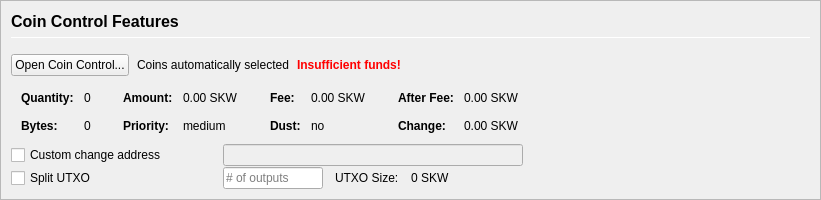
         <widget class="QFrame" name="frameCoinControl">
          <property name="sizePolicy">
           <sizepolicy hsizetype="Expanding" vsizetype="Expanding">
            <horstretch>0</horstretch>
            <verstretch>0</verstretch>
           </sizepolicy>
          </property>
          <property name="maximumSize">
           <size>
            <width>16777215</width>
            <height>16777215</height>
           </size>
          </property>
          <property name="frameShape">
           <enum>QFrame::StyledPanel</enum>
          </property>
          <property name="frameShadow">
           <enum>QFrame::Sunken</enum>
          </property>
          <layout class="QVBoxLayout" name="verticalLayoutCoinControl2">
           <property name="spacing">
            <number>0</number>
           </property>
           <property name="leftMargin">
            <number>0</number>
           </property>
           <property name="topMargin">
            <number>0</number>
           </property>
           <property name="rightMargin">
            <number>0</number>
           </property>
           <property name="bottomMargin">
            <number>0</number>
           </property>
           <item>
            <widget class="QFrame" name="frameCoinControl_BG">
             <layout class="QVBoxLayout" name="verticalLayoutCoinControl" stretch="0,0,0,0,0,0">
              <property name="spacing">
               <number>1</number>
              </property>
              <property name="leftMargin">
               <number>10</number>
              </property>
              <property name="topMargin">
               <number>10</number>
              </property>
              <item>
               <layout class="QHBoxLayout" name="horizontalLayoutCoinControl1">
                <property name="bottomMargin">
                 <number>15</number>
                </property>
                <item>
                 <layout class="QVBoxLayout" name="verticalLayout_3">
                  <property name="spacing">
                   <number>6</number>
                  </property>
                  <item>
                   <widget class="QLabel" name="labelCoinControlFeatures">
                    <property name="sizePolicy">
                     <sizepolicy hsizetype="Preferred" vsizetype="Maximum">
                      <horstretch>0</horstretch>
                      <verstretch>0</verstretch>
                     </sizepolicy>
                    </property>
                    <property name="minimumSize">
                     <size>
                      <width>0</width>
                      <height>20</height>
                     </size>
                    </property>
                    <property name="font">
                     <font>
                      <pointsize>12</pointsize>
                      <weight>75</weight>
                      <bold>true</bold>
                     </font>
                    </property>
                    <property name="styleSheet">
                     <string notr="true">font-weight:bold;</string>
                    </property>
                    <property name="text">
                     <string>Coin Control Features</string>
                    </property>
                   </widget>
                  </item>
                  <item>
                   <widget class="Line" name="line">
                    <property name="minimumSize">
                     <size>
                      <width>0</width>
                      <height>1</height>
                     </size>
                    </property>
                    <property name="maximumSize">
                     <size>
                      <width>16777215</width>
                      <height>1</height>
                     </size>
                    </property>
                    <property name="orientation">
                     <enum>Qt::Horizontal</enum>
                    </property>
                   </widget>
                  </item>
                 </layout>
                </item>
               </layout>
              </item>
              <item>
               <layout class="QHBoxLayout" name="horizontalLayoutCoinControl2" stretch="0,0,0,0">
                <property name="spacing">
                 <number>8</number>
                </property>
                <property name="bottomMargin">
                 <number>10</number>
                </property>
                <item>
                 <widget class="QPushButton" name="pushButtonCoinControl">
                  <property name="styleSheet">
                   <string notr="true"/>
                  </property>
                  <property name="text">
                   <string>Open Coin Control...</string>
                  </property>
                  <property name="autoDefault">
                   <bool>false</bool>
                  </property>
                 </widget>
                </item>
                <item>
                 <widget class="QLabel" name="labelCoinControlAutomaticallySelected">
                  <property name="text">
                   <string>Coins automatically selected</string>
                  </property>
                  <property name="margin">
                   <number>5</number>
                  </property>
                 </widget>
                </item>
                <item>
                 <widget class="QLabel" name="labelCoinControlInsuffFunds">
                  <property name="font">
                   <font>
                    <weight>75</weight>
                    <bold>true</bold>
                   </font>
                  </property>
                  <property name="styleSheet">
                   <string notr="true">color:red;font-weight:bold;</string>
                  </property>
                  <property name="text">
                   <string>Insufficient funds!</string>
                  </property>
                  <property name="margin">
                   <number>5</number>
                  </property>
                 </widget>
                </item>
                <item>
                 <spacer name="horizontalSpacerCoinControl">
                  <property name="orientation">
                   <enum>Qt::Horizontal</enum>
                  </property>
                  <property name="sizeHint" stdset="0">
                   <size>
                    <width>40</width>
                    <height>1</height>
                   </size>
                  </property>
                 </spacer>
                </item>
               </layout>
              </item>
              <item>
               <widget class="QWidget" name="widgetCoinControl" native="true">
                <property name="sizePolicy">
                 <sizepolicy hsizetype="Preferred" vsizetype="Preferred">
                  <horstretch>0</horstretch>
                  <verstretch>0</verstretch>
                 </sizepolicy>
                </property>
                <property name="minimumSize">
                 <size>
                  <width>0</width>
                  <height>0</height>
                 </size>
                </property>
                <property name="styleSheet">
                 <string notr="true"/>
                </property>
                <layout class="QHBoxLayout" name="horizontalLayoutCoinControl5">
                 <property name="leftMargin">
                  <number>0</number>
                 </property>
                 <property name="topMargin">
                  <number>0</number>
                 </property>
                 <property name="rightMargin">
                  <number>0</number>
                 </property>
                 <property name="bottomMargin">
                  <number>0</number>
                 </property>
                 <item>
                  <layout class="QHBoxLayout" name="horizontalLayoutCoinControl3" stretch="0,0,0,1">
                   <property name="spacing">
                    <number>20</number>
                   </property>
                   <property name="topMargin">
                    <number>0</number>
                   </property>
                   <property name="bottomMargin">
                    <number>10</number>
                   </property>
                   <item>
                    <layout class="QFormLayout" name="formLayoutCoinControl1">
                     <property name="horizontalSpacing">
                      <number>10</number>
                     </property>
                     <property name="verticalSpacing">
                      <number>14</number>
                     </property>
                     <property name="leftMargin">
                      <number>10</number>
                     </property>
                     <property name="topMargin">
                      <number>4</number>
                     </property>
                     <property name="rightMargin">
                      <number>6</number>
                     </property>
                     <item row="0" column="0">
                      <widget class="QLabel" name="labelCoinControlQuantityText">
                       <property name="font">
                        <font>
                         <weight>75</weight>
                         <bold>true</bold>
                        </font>
                       </property>
                       <property name="text">
                        <string>Quantity:</string>
                       </property>
                       <property name="margin">
                        <number>0</number>
                       </property>
                      </widget>
                     </item>
                     <item row="0" column="1">
                      <widget class="QLabel" name="labelCoinControlQuantity">
                       <property name="cursor">
                        <cursorShape>IBeamCursor</cursorShape>
                       </property>
                       <property name="contextMenuPolicy">
                        <enum>Qt::ActionsContextMenu</enum>
                       </property>
                       <property name="text">
                        <string notr="true">0</string>
                       </property>
                       <property name="margin">
                        <number>0</number>
                       </property>
                       <property name="textInteractionFlags">
                        <set>Qt::LinksAccessibleByMouse|Qt::TextSelectableByKeyboard|Qt::TextSelectableByMouse</set>
                       </property>
                      </widget>
                     </item>
                     <item row="1" column="0">
                      <widget class="QLabel" name="labelCoinControlBytesText">
                       <property name="font">
                        <font>
                         <weight>75</weight>
                         <bold>true</bold>
                        </font>
                       </property>
                       <property name="text">
                        <string>Bytes:</string>
                       </property>
                      </widget>
                     </item>
                     <item row="1" column="1">
                      <widget class="QLabel" name="labelCoinControlBytes">
                       <property name="cursor">
                        <cursorShape>IBeamCursor</cursorShape>
                       </property>
                       <property name="contextMenuPolicy">
                        <enum>Qt::ActionsContextMenu</enum>
                       </property>
                       <property name="text">
                        <string notr="true">0</string>
                       </property>
                       <property name="textInteractionFlags">
                        <set>Qt::LinksAccessibleByMouse|Qt::TextSelectableByKeyboard|Qt::TextSelectableByMouse</set>
                       </property>
                      </widget>
                     </item>
                    </layout>
                   </item>
                   <item>
                    <layout class="QFormLayout" name="formLayoutCoinControl2">
                     <property name="horizontalSpacing">
                      <number>10</number>
                     </property>
                     <property name="verticalSpacing">
                      <number>14</number>
                     </property>
                     <property name="leftMargin">
                      <number>6</number>
                     </property>
                     <property name="topMargin">
                      <number>4</number>
                     </property>
                     <property name="rightMargin">
                      <number>6</number>
                     </property>
                     <item row="0" column="0">
                      <widget class="QLabel" name="labelCoinControlAmountText">
                       <property name="font">
                        <font>
                         <weight>75</weight>
                         <bold>true</bold>
                        </font>
                       </property>
                       <property name="text">
                        <string>Amount:</string>
                       </property>
                       <property name="margin">
                        <number>0</number>
                       </property>
                      </widget>
                     </item>
                     <item row="0" column="1">
                      <widget class="QLabel" name="labelCoinControlAmount">
                       <property name="cursor">
                        <cursorShape>IBeamCursor</cursorShape>
                       </property>
                       <property name="contextMenuPolicy">
                        <enum>Qt::ActionsContextMenu</enum>
                       </property>
                       <property name="text">
                        <string notr="true">0.00 SKW</string>
                       </property>
                       <property name="textInteractionFlags">
                        <set>Qt::LinksAccessibleByMouse|Qt::TextSelectableByKeyboard|Qt::TextSelectableByMouse</set>
                       </property>
                      </widget>
                     </item>
                     <item row="1" column="0">
                      <widget class="QLabel" name="labelCoinControlPriorityText">
                       <property name="font">
                        <font>
                         <weight>75</weight>
                         <bold>true</bold>
                        </font>
                       </property>
                       <property name="text">
                        <string>Priority:</string>
                       </property>
                      </widget>
                     </item>
                     <item row="1" column="1">
                      <widget class="QLabel" name="labelCoinControlPriority">
                       <property name="cursor">
                        <cursorShape>IBeamCursor</cursorShape>
                       </property>
                       <property name="contextMenuPolicy">
                        <enum>Qt::ActionsContextMenu</enum>
                       </property>
                       <property name="text">
                        <string>medium</string>
                       </property>
                       <property name="textInteractionFlags">
                        <set>Qt::LinksAccessibleByMouse|Qt::TextSelectableByKeyboard|Qt::TextSelectableByMouse</set>
                       </property>
                      </widget>
                     </item>
                    </layout>
                   </item>
                   <item>
                    <layout class="QFormLayout" name="formLayoutCoinControl3">
                     <property name="horizontalSpacing">
                      <number>10</number>
                     </property>
                     <property name="verticalSpacing">
                      <number>14</number>
                     </property>
                     <property name="leftMargin">
                      <number>6</number>
                     </property>
                     <property name="topMargin">
                      <number>4</number>
                     </property>
                     <property name="rightMargin">
                      <number>6</number>
                     </property>
                     <item row="0" column="0">
                      <widget class="QLabel" name="labelCoinControlFeeText">
                       <property name="font">
                        <font>
                         <weight>75</weight>
                         <bold>true</bold>
                        </font>
                       </property>
                       <property name="text">
                        <string>Fee:</string>
                       </property>
                       <property name="margin">
                        <number>0</number>
                       </property>
                      </widget>
                     </item>
                     <item row="0" column="1">
                      <widget class="QLabel" name="labelCoinControlFee">
                       <property name="cursor">
                        <cursorShape>IBeamCursor</cursorShape>
                       </property>
                       <property name="contextMenuPolicy">
                        <enum>Qt::ActionsContextMenu</enum>
                       </property>
                       <property name="text">
                        <string notr="true">0.00 SKW</string>
                       </property>
                       <property name="textInteractionFlags">
                        <set>Qt::LinksAccessibleByMouse|Qt::TextSelectableByKeyboard|Qt::TextSelectableByMouse</set>
                       </property>
                      </widget>
                     </item>
                     <item row="1" column="0">
                      <widget class="QLabel" name="labelCoinControlLowOutputText">
                       <property name="font">
                        <font>
                         <weight>75</weight>
                         <bold>true</bold>
                        </font>
                       </property>
                       <property name="text">
                        <string>Dust:</string>
                       </property>
                      </widget>
                     </item>
                     <item row="1" column="1">
                      <widget class="QLabel" name="labelCoinControlLowOutput">
                       <property name="cursor">
                        <cursorShape>IBeamCursor</cursorShape>
                       </property>
                       <property name="contextMenuPolicy">
                        <enum>Qt::ActionsContextMenu</enum>
                       </property>
                       <property name="text">
                        <string>no</string>
                       </property>
                       <property name="textInteractionFlags">
                        <set>Qt::LinksAccessibleByMouse|Qt::TextSelectableByKeyboard|Qt::TextSelectableByMouse</set>
                       </property>
                      </widget>
                     </item>
                    </layout>
                   </item>
                   <item>
                    <layout class="QFormLayout" name="formLayoutCoinControl4">
                     <property name="horizontalSpacing">
                      <number>10</number>
                     </property>
                     <property name="verticalSpacing">
                      <number>14</number>
                     </property>
                     <property name="leftMargin">
                      <number>6</number>
                     </property>
                     <property name="topMargin">
                      <number>4</number>
                     </property>
                     <property name="rightMargin">
                      <number>6</number>
                     </property>
                     <item row="0" column="0">
                      <widget class="QLabel" name="labelCoinControlAfterFeeText">
                       <property name="font">
                        <font>
                         <weight>75</weight>
                         <bold>true</bold>
                        </font>
                       </property>
                       <property name="text">
                        <string>After Fee:</string>
                       </property>
                       <property name="margin">
                        <number>0</number>
                       </property>
                      </widget>
                     </item>
                     <item row="0" column="1">
                      <widget class="QLabel" name="labelCoinControlAfterFee">
                       <property name="cursor">
                        <cursorShape>IBeamCursor</cursorShape>
                       </property>
                       <property name="contextMenuPolicy">
                        <enum>Qt::ActionsContextMenu</enum>
                       </property>
                       <property name="text">
                        <string notr="true">0.00 SKW</string>
                       </property>
                       <property name="textInteractionFlags">
                        <set>Qt::LinksAccessibleByMouse|Qt::TextSelectableByKeyboard|Qt::TextSelectableByMouse</set>
                       </property>
                      </widget>
                     </item>
                     <item row="1" column="0">
                      <widget class="QLabel" name="labelCoinControlChangeText">
                       <property name="font">
                        <font>
                         <weight>75</weight>
                         <bold>true</bold>
                        </font>
                       </property>
                       <property name="text">
                        <string>Change:</string>
                       </property>
                      </widget>
                     </item>
                     <item row="1" column="1">
                      <widget class="QLabel" name="labelCoinControlChange">
                       <property name="cursor">
                        <cursorShape>IBeamCursor</cursorShape>
                       </property>
                       <property name="contextMenuPolicy">
                        <enum>Qt::ActionsContextMenu</enum>
                       </property>
                       <property name="text">
                        <string notr="true">0.00 SKW</string>
                       </property>
                       <property name="textInteractionFlags">
                        <set>Qt::LinksAccessibleByMouse|Qt::TextSelectableByKeyboard|Qt::TextSelectableByMouse</set>
                       </property>
                      </widget>
                     </item>
                    </layout>
                   </item>
                  </layout>
                 </item>
                </layout>
               </widget>
              </item>
              <item>
               <layout class="QHBoxLayout" name="horizontalLayoutCoinControl4">
                <property name="spacing">
                 <number>12</number>
                </property>
                <property name="sizeConstraint">
                 <enum>QLayout::SetDefaultConstraint</enum>
                </property>
                <property name="topMargin">
                 <number>0</number>
                </property>
                <property name="rightMargin">
                 <number>0</number>
                </property>
                <item>
                 <widget class="QCheckBox" name="checkBoxCoinControlChange">
                  <property name="sizePolicy">
                   <sizepolicy hsizetype="Preferred" vsizetype="Preferred">
                    <horstretch>0</horstretch>
                    <verstretch>0</verstretch>
                   </sizepolicy>
                  </property>
                  <property name="minimumSize">
                   <size>
                    <width>200</width>
                    <height>0</height>
                   </size>
                  </property>
                  <property name="maximumSize">
                   <size>
                    <width>200</width>
                    <height>16777215</height>
                   </size>
                  </property>
                  <property name="toolTip">
                   <string>If this is activated, but the change address is empty or invalid, change will be sent to a newly generated address.</string>
                  </property>
                  <property name="text">
                   <string>Custom change address</string>
                  </property>
                 </widget>
                </item>
                <item>
                 <widget class="QValidatedLineEdit" name="lineEditCoinControlChange">
                  <property name="enabled">
                   <bool>false</bool>
                  </property>
                  <property name="sizePolicy">
                   <sizepolicy hsizetype="Preferred" vsizetype="Preferred">
                    <horstretch>0</horstretch>
                    <verstretch>0</verstretch>
                   </sizepolicy>
                  </property>
                  <property name="minimumSize">
                   <size>
                    <width>300</width>
                    <height>0</height>
                   </size>
                  </property>
                 </widget>
                </item>
                <item>
                 <widget class="QLabel" name="labelCoinControlChangeLabel">
                  <property name="sizePolicy">
                   <sizepolicy hsizetype="Preferred" vsizetype="Preferred">
                    <horstretch>0</horstretch>
                    <verstretch>0</verstretch>
                   </sizepolicy>
                  </property>
                  <property name="minimumSize">
                   <size>
                    <width>100</width>
                    <height>0</height>
                   </size>
                  </property>
                  <property name="text">
                   <string/>
                  </property>
                  <property name="margin">
                   <number>3</number>
                  </property>
                 </widget>
                </item>
               </layout>
              </item>
              <item>
               <layout class="QHBoxLayout" name="horizontalLayoutCoinControl6">
                <property name="spacing">
                 <number>12</number>
                </property>
                <property name="rightMargin">
                 <number>0</number>
                </property>
                <item>
                 <widget class="QCheckBox" name="splitBlockCheckBox">
                  <property name="sizePolicy">
                   <sizepolicy hsizetype="Preferred" vsizetype="Preferred">
                    <horstretch>0</horstretch>
                    <verstretch>0</verstretch>
                   </sizepolicy>
                  </property>
                  <property name="minimumSize">
                   <size>
                    <width>200</width>
                    <height>0</height>
                   </size>
                  </property>
                  <property name="maximumSize">
                   <size>
                    <width>200</width>
                    <height>16777215</height>
                   </size>
                  </property>
                  <property name="text">
                   <string>Split UTXO</string>
                  </property>
                 </widget>
                </item>
                <item>
                 <widget class="QLineEdit" name="splitBlockLineEdit">
                  <property name="sizePolicy">
                   <sizepolicy hsizetype="Preferred" vsizetype="Preferred">
                    <horstretch>50</horstretch>
                    <verstretch>0</verstretch>
                   </sizepolicy>
                  </property>
                  <property name="minimumSize">
                   <size>
                    <width>100</width>
                    <height>0</height>
                   </size>
                  </property>
                  <property name="maximumSize">
                   <size>
                    <width>100</width>
                    <height>16777215</height>
                   </size>
                  </property>
                  <property name="placeholderText">
                   <string># of outputs</string>
                  </property>
                 </widget>
                </item>
                <item>
                 <widget class="QLabel" name="labelBlockSizeText">
                  <property name="text">
                   <string>UTXO Size:</string>
                  </property>
                 </widget>
                </item>
                <item>
                 <widget class="QLabel" name="labelBlockSize">
                  <property name="text">
                   <string>0 SKW</string>
                  </property>
                 </widget>
                </item>
                <item>
                 <spacer name="horizontalSpacer_7">
                  <property name="orientation">
                   <enum>Qt::Horizontal</enum>
                  </property>
                  <property name="sizeHint" stdset="0">
                   <size>
                    <width>40</width>
                    <height>20</height>
                   </size>
                  </property>
                 </spacer>
                </item>
               </layout>
              </item>
              <item>
               <spacer name="verticalSpacerCoinControl">
                <property name="orientation">
                 <enum>Qt::Vertical</enum>
                </property>
                <property name="sizeHint" stdset="0">
                 <size>
                  <width>800</width>
                  <height>1</height>
                 </size>
                </property>
               </spacer>
              </item>
             </layout>
            </widget>
           </item>
          </layout>
         </widget>
